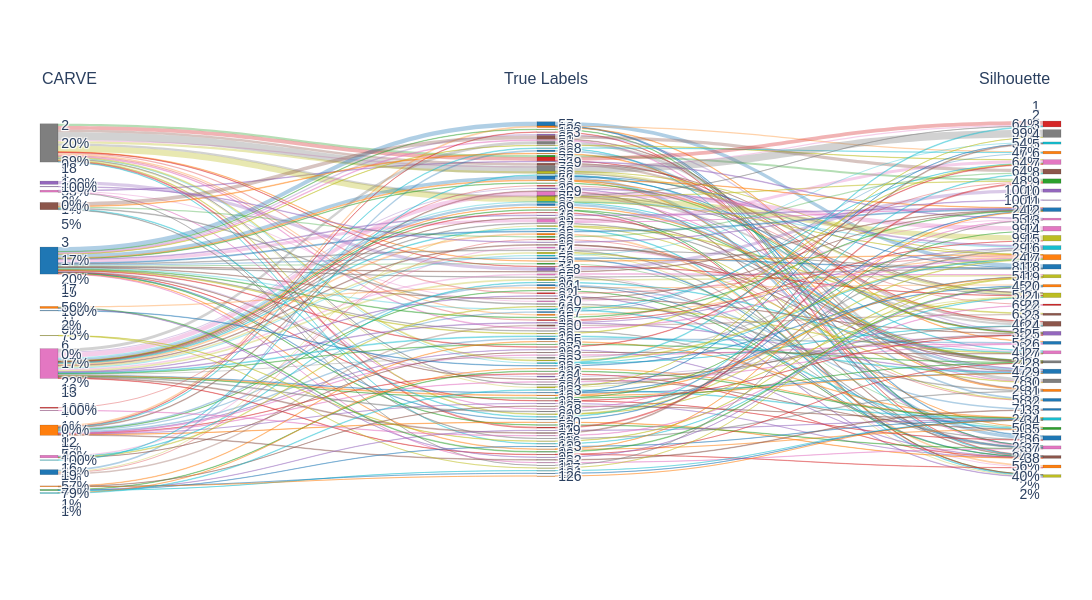

The notebook cell saved with this chart:
### Markdown cell above
### 4.3 Alluvial Diagram

### Code cell
carve_labels = carve.get_labels(measure="s", rule="1se")

fig = alluvial_compare(
    y_true=y,
    left_labels=carve_labels,
    right_labels=silhouette_labels,
    left_title="CARVE",
    right_title="Silhouette",
    true_title="True Labels",
    palette_name="tab10",
    link_alpha=0.35,
)

fig.show()

### Figure 1 — Plotly figure (JSON) as saved in the notebook; plotly's stock layout.template omitted (floating-point values rounded to 4 significant figures; data arrays with more than 128 entries replaced by an {"elided": "..."} marker saying what was removed)
{"data": [{"arrangement": "fixed", "link": {"color": {"elided": "310 str values"}, "source": {"elided": "310 int values"}, "target": {"elided": "310 int values"}, "value": {"elided": "310 int values"}}, "node": {"color": {"elided": "189 str values"}, "label": {"elided": "189 str values"}, "line": {"color": "rgba(0,0,0,0.25)", "width": 0.5}, "pad": 20, "thickness": 18, "x": {"elided": "189 float values"}, "y": {"elided": "189 float values"}}, "type": "sankey"}], "layout": {"annotations": [{"font": {"size": 16}, "showarrow": false, "text": "CARVE", "x": 0, "xref": "paper", "y": 1.08, "yref": "paper"}, {"font": {"size": 16}, "showarrow": false, "text": "True Labels", "x": 0.5, "xref": "paper", "y": 1.08, "yref": "paper"}, {"font": {"size": 16}, "showarrow": false, "text": "Silhouette", "x": 1, "xref": "paper", "y": 1.08, "yref": "paper"}], "font": {"family": "Arial", "size": 14}, "height": 600, "margin": {"b": 100, "l": 40, "r": 40, "t": 100}, "paper_bgcolor": "white", "plot_bgcolor": "white", "width": 1200}}
